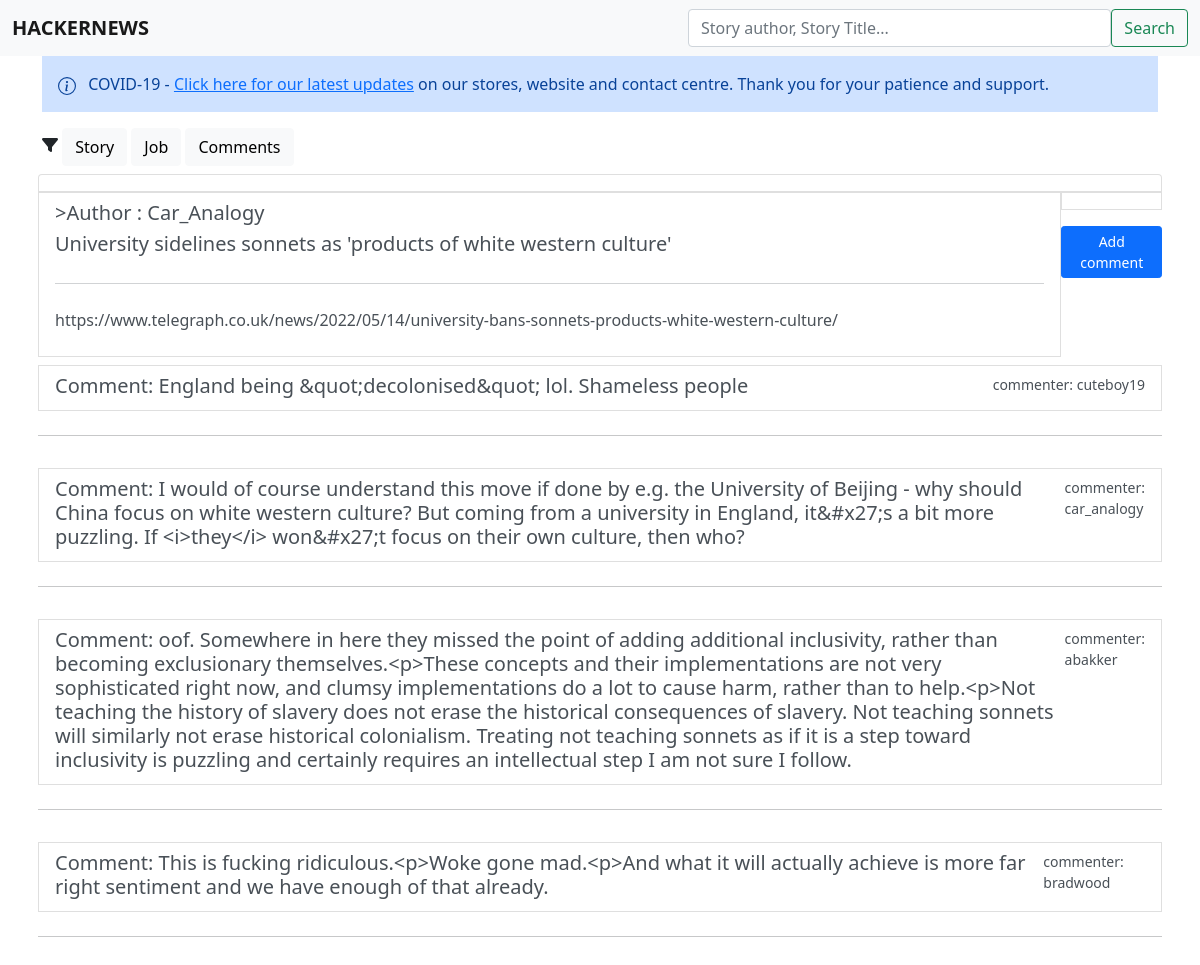
Page /detail/31450813/ on the committed database.
### topnews/models.py (models this page shows, shortened)
class Story(models.Model):
    author = models.CharField(max_length=50, null=True,
                              blank=True, default='Anonymous')
    title = models.CharField(max_length=200, null=True, blank=True)
    story_link = models.URLField(max_length=200, null=True, blank=True)
    slug = models.SlugField(max_length=255)
    item_type = models.CharField(
        max_length=30, choices=NEWS_TYPE, default='story')
    created = models.DateTimeField(blank=True, default=timezone.now)
    updated = models.DateTimeField(auto_now=True)
    def __str__(self):
        return self.title

class Comment(models.Model):
    story_id = models.ForeignKey(
        Story, on_delete=models.CASCADE, null=True, blank=True)
    commenter = models.CharField(max_length=50, null=True, blank=True)
    comment = models.TextField(null=True, blank=True)
    item_type = models.CharField(
        max_length=30, choices=NEWS_TYPE, default='comment')
    created = models.DateTimeField(blank=True, default=timezone.now)
    updated = models.DateTimeField(auto_now=True)

### topnews/views.py (the view)
# urls.py: path('detail/<int:pk>/', views.story_detail, name='story_detail'),
def story_detail(request, pk):
    story = get_object_or_404(Story, pk=pk)
    story_comments = Comment.objects.filter(story_id=pk).order_by('-created')
    context = {"story":story, "story_comments":story_comments}
    return render(request, 'topnews/storydetail.html', context=context)

### templates/topnews/storydetail.html (shortened to what this page needs)
{% extends 'topnews/base.html' %}
{% block content %}
<div class="container p-2">
    <div class="list-group">
        <a href="#" class="list-group-item list-group-item-action" aria-current="true">
          <div class="d-flex w-100 justify-content-center">
            <h5 class="mb-1">>Author : {{story.author|title}}</h5>
            <p class="lead">{{ story.title }}</p>
            <hr class="my-4">
            <p>{{ story.story_link }}</p>
            <p class="lead">
              <a href="{% url 'topnews_api:createcomment' %}" class="btn btn-primary btn-sm mt-3" role="button" style="color: white;">Add comment</a>
            </p>
          </div>
        </a>
      </div>
      {% for comment in story_comments %}
      <div class="colist-group pt-2">
      <a href="{% url 'topnews_api:commentdetail' comment.id %}" class="list-group-item list-group-item-action" aria-current="true">
        <div class="d-flex w-100 justify-content-between">
          <h5 class="mb-1">Comment: {{ comment.comment }}</h5>
          <small>commenter: {{ comment.commenter }}</small>
        </div>
      </a>
      </div>
      <hr class="my-4">
      {% endfor %}
{% endblock %}

### rows in the picture
Story: author "Car_Analogy", title "University sidelines sonnets as 'products of white western culture'", story_link "https://www.telegraph.co.uk/news/2022/05/14/university-bans-sonnets-products-white-western-culture/"
Comment: comment "England being &quot;decolonised&quot; lol. Shameless people", commenter "cuteboy19"
Comment: comment "I would of course understand this move if done by e.g. the University of Beijing - why should China focus on white western culture? But coming from a university in England, it&#x27;s a bit more puzzling. If <i>they</i> won&#x27;t focus on their own culture, then who?", commenter "car_analogy"
Comment: comment "oof. Somewhere in here they missed the point of adding additional inclusivity, rather than becoming exclusionary themselves.<p>These concepts and their implementations are not very sophisticated right now, and clumsy implementations do a lot to cause harm, rather than to help.<p>Not teaching the history of slavery does not erase the historical consequences of slavery. Not teaching sonnets will similarly not erase historical colonialism. Treating not teaching sonnets as if it is a step toward inclusivity is puzzling and certainly requires an intellectual step I am not sure I follow.", commenter "abakker"
Comment: comment "This is fucking ridiculous.<p>Woke gone mad.<p>And what it will actually achieve is more far right sentiment and we have enough of that already.", commenter "bradwood"
